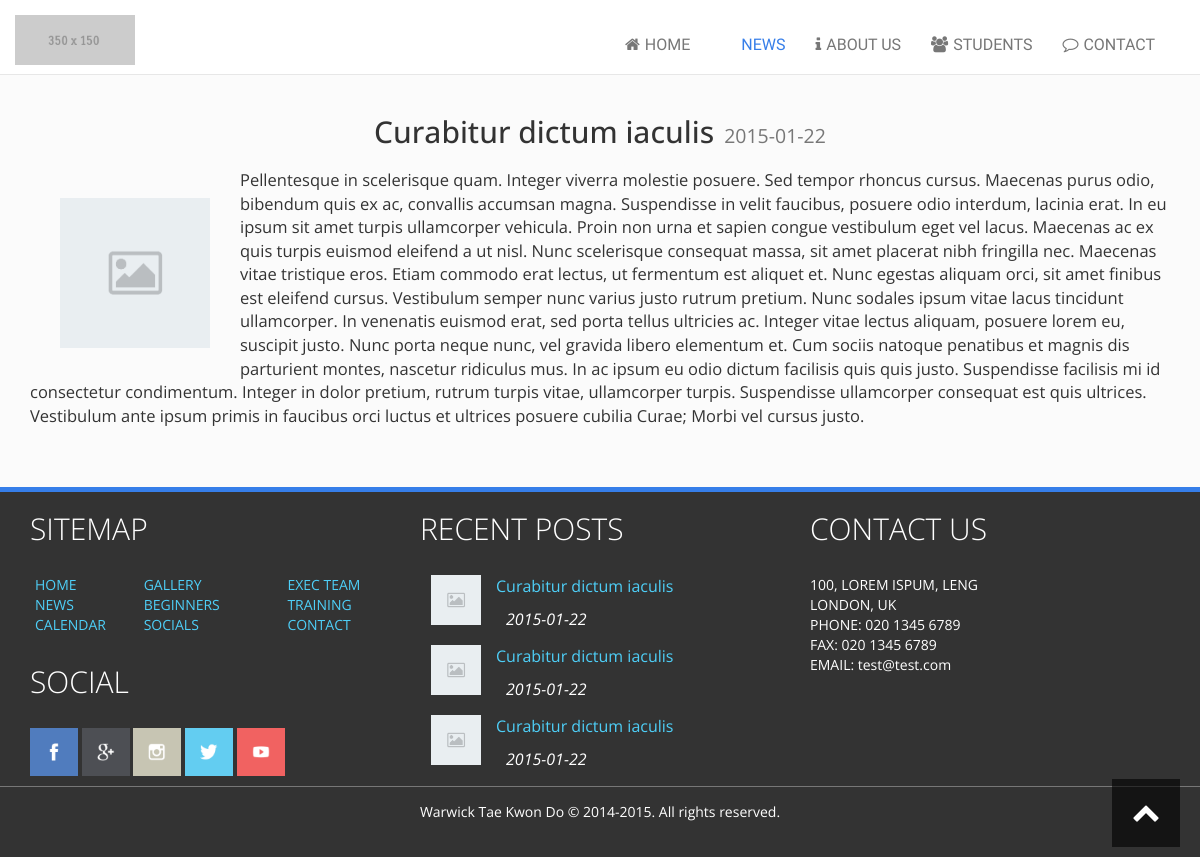
The app's page /news.php?Id=12 with its own data.
### tables this page shows
CREATE TABLE IF NOT EXISTS `Articles` (
  `Id` int(11) NOT NULL,
  `Title` varchar(30) NOT NULL,
  `Date` date NOT NULL,
  `Photo` text NOT NULL,
  `Article` text NOT NULL,
  `Summary` text NOT NULL,
  PRIMARY KEY (`Id`),
  UNIQUE KEY `Id` (`Id`)
);

### database.php (called while the page is built, shortened)
<?php
class Database {
  protected static $conn;
  public function connect() {
    if(!isset(self::$conn)) {
      $config = parse_ini_file('../config.ini');
      self::$conn = new mysqli($config['host'], $config['username'], $config['password'], $config['dbname']);
    }
    else if(!self::$conn) {
      return false;
    }
    return self::$conn;
  }
  public function query($query) {
    $conn = $this -> connect();
    $result = $conn->query($query);
    return $result;
  }
}
?>

### news.php (the view, shortened to what this page needs)
<!DOCTYPE html>
<html lang="en">
  <head>
    <?php include 'php/head.php' ?>
  </head>
  <body>
    <div id="wrapper">
      <?php include 'php/header.php' ?>
      <div class="container news-story">
      <?php
        require_once('database.php');
        $db = new Database();
        $conn = $db->connect();
        $page_id = filter_input(INPUT_GET, 'Id', FILTER_SANITIZE_STRING);
        if($page_id != null) {
          $stmt = $conn->prepare("SELECT Title, Date, Photo, Article FROM Articles WHERE Id = ?");
          $stmt->bind_param("s", $page_id);
          if($stmt->execute()) {
            $stmt->bind_result($title, $date, $photo, $article);
            while($stmt->fetch()) {
                echo "<h2 class='title'>". $title ."<small>". $date ."</small></h2>";
                echo $photo;
                echo "<p class='larger-font'>".$article."</p>";
            }
          }
        }
      ?>
      </div>
    </div>
    <?php include 'php/footer.php' ?>
  </body>
</html>

### php/footer.php (shortened to what this page needs)
<div id="footer">
  <a id="up" href="#header"><i class="fa fa-chevron-up"></i></a>
  <div class="container">
    <div class="row">
      <div class="col-sm-4">
        <h2>SITEMAP</h2>
        <div class="row sitemap">
          <div class="left">
             <ul class="unlisted">
                <li><a href="index.php">HOME</a></li>
                <li><a href="#">NEWS</a></li>
                <li><a href="#">CALENDAR</a></li>
             </ul>
          </div>
          <div class="middle">
             <ul class="unlisted">
                <li><a href="#">GALLERY</a></li>
                <li><a href="#">BEGINNERS</a></li>
                <li><a href="#">SOCIALS</a></li>
             </ul>
          </div>
          <div class="right">
             <ul class="unlisted">
                <li><a href="#">EXEC TEAM</a></li>
                <li><a href="#">TRAINING</a></li>
                <li><a href="#">CONTACT</a></li>
             </ul>
          </div>
        </div>
        <div class="social">
          <h2>SOCIAL</h2>
          <div class="social-button">
            <img src="images/social/facebook.png" alt="">
            <img src="images/social/google+.png" alt="">
            <img src="images/social/instagram.png" alt="">
            <img src="images/social/twitter.png" alt="">
            <img src="images/social/youtube.png" alt="">
          </div>
        </div>
      </div>
      <?php
        require_once('database.php');
        $db = new Database();
        $result = $db->query("SELECT * FROM Articles ORDER BY ID DESC LIMIT 3");
        echo '<div class="col-sm-4">
                <h2>RECENT POSTS </h2>
                <div class="blog-post">
                  <ul class="unlisted">';
        while($row = $result -> fetch_assoc()) {
          $id = $row['Id'];
          $date = $row['Date'];
          $photo = $row['Photo'];
          $title = $row['Title'];
          echo '
            <li>
              <a href="news.php?Id='.$id.'">'.$photo.'</a>
              <div class="heading">
                <p>
                  <a href="news.php?Id='.$id.'">'.$title.'</a>
                  <small> '.$date.'</small>
                </p>
              </div>
            </li>';
        }
        echo '</ul>
            </div>
          </div>';
      ?>
      <div class="col-sm-4">
        <div class="address">
          <h2>CONTACT US</h2>
          <p>
            100, LOREM ISPUM, LENG <br>
            LONDON, UK <br>
            PHONE: 020 1345 6789 <br>
            FAX: 020 1345 6789 <br>
            EMAIL: test@test.com <br>
          </p>
        </div>
      </div>
    </div>
  </div>
  <div class="credits">Warwick Tae Kwon Do &copy 2014-2015. All rights reserved.</div>
</div>

### css/main.css (style rules this page uses)
h2 { font-size: 30px; }
a { color: #367ee9; }
small { padding-left: 10px; }
.unlisted { list-style-type: none; }
.larger-font { font-size: 16.5px; }
html, body { height: 100%; }
#wrapper { background: #fbfbfb; font-family: 'Open Sans', sans; min-height: 100%; margin: 0 auto -370px; padding: 0 0 370px; }
#footer { background: #333; height: 370px; font-family: 'Open Sans', sans; font-size: 14px; color: #fff; border-top: 5px solid #367ee9; }
#footer a { color: #4ecff8; }
#footer h2 { font-weight: 300; padding-bottom: 20px; }
#footer i { z-index: 1100; color: #fff; font-size: 2em; padding: 20px; position: fixed; bottom: 10px; right: 20px; background: rgba(0, 0, 0, 0.6); }
#footer .sitemap div { width: 33%; display: inline; float: left; padding: 0; margin: 0; }
#footer .sitemap div:first-child { margin-left: -20px; }
#footer .sitemap div:nth-child(2) { margin: 0 15px 0 -20px; }
#footer .blog-post ul { margin-left: -29px; }
#footer .blog-post li { margin-bottom: 20px; }
#footer .blog-post li .heading { display: inline; float: right; margin-right: 30px; position: absolute; }
#footer .blog-post li .heading a { font-size: 16px; }
#footer .blog-post li .heading small { font-style: italic; display: block; font-size: 16px; margin-top: 10px; }
#footer .blog-post li a img { width: 50px; height: 50px; margin-right: 15px; display: inline; }
#footer .social { margin-bottom: 10px; }
#footer .social img { width: 48px; height: 48px; }
#footer .credits { border-top: 1px solid #777777; text-align: center; padding: 15px 0 0 0; }
.news-story { margin-bottom: 50px; }
.news-story .title { text-align: center; margin-bottom: 20px; }
.news-story img { max-width: 350px; margin: 30px; float: left; }

### records on screen
articles: Title "Curabitur dictum iaculis", Date "2015-01-22", Photo (placeholder picture), Article "Pellentesque in scelerisque quam. Integer viverra molestie posuere. Sed tempor rhoncus cursus. Maecenas purus odio, bibendum quis ex ac, convallis accumsan magna. Suspendisse in velit faucibus, posuere odio interdum, lacinia erat. In eu ipsum sit amet turpis ullamcorper vehicula. Proin non urna et sapien congue vestibulum eget vel lacus. Maecenas ac ex quis turpis euismod eleifend a ut nisl. Nunc scelerisque consequat massa, sit amet placerat nibh fringilla nec. Maecenas vitae tristique eros. Etiam commodo erat lectus, ut fermentum est aliquet et. Nunc egestas aliquam orci, sit amet finibus est eleifend cursus. Vestibulum semper nunc varius justo rutrum pretium. Nunc sodales ipsum vitae…"
articles: Photo (placeholder picture), Title "Curabitur dictum iaculis", Date "2015-01-22"
articles: Photo (placeholder picture), Title "Curabitur dictum iaculis", Date "2015-01-22"
